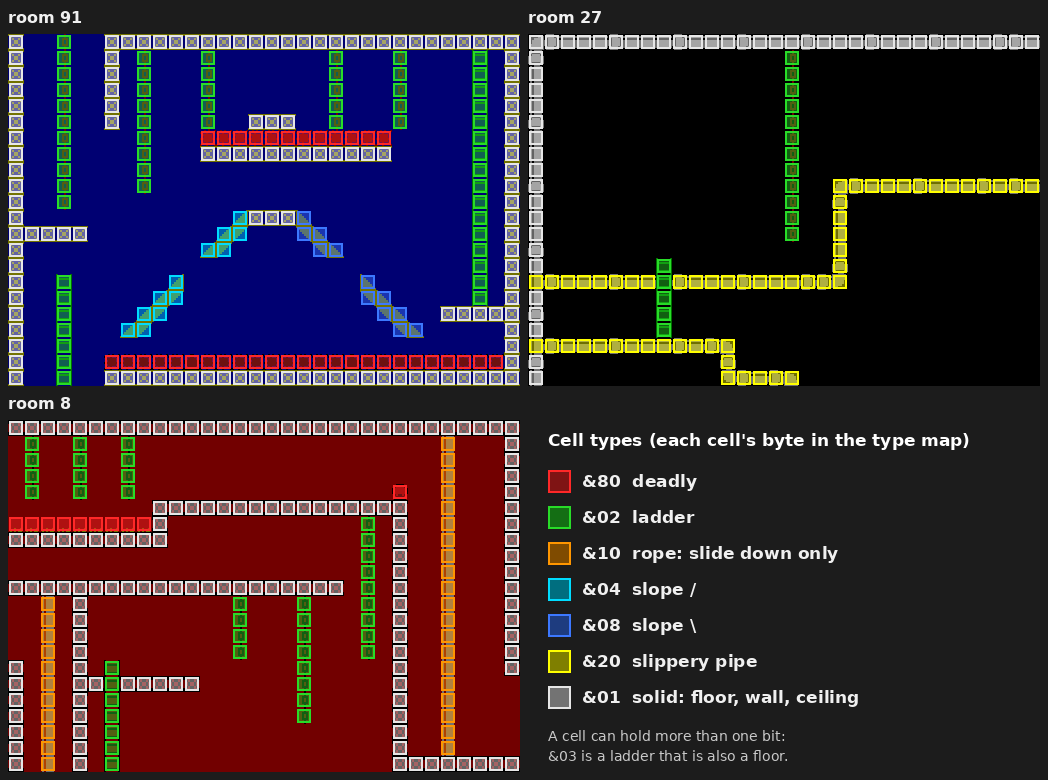
#> input picture docs/images/cell-types.png, 1048 x 780 px, given in place of train_a.png, which was not available
$ python grids.py
#> lines starting #> are read from the running program, lines starting #| are printed output that depends on the picture; pictures that were not available may be replaced by others from this repository, and a replacement may not be noted
### tools/guide/util.py
import os
"""Shared helpers for the guide's images."""
from PIL import Image, ImageDraw, ImageFont

W = os.path.join(os.path.dirname(os.path.abspath(__file__)), "..", "..", "build", "guide")  # work files and images (not committed)
REPO = os.path.join(os.path.dirname(os.path.abspath(__file__)), "..", "..")
X0, Y0 = 368, 264


# [17 lines left out: functions font, mono, not called in this run]


def crop(path, scale=1):
    """A jsbeeb screenshot (1792x1200, 4 screen pixels a BBC pixel and line)
    cut down to the 256x192 picture."""
#> called with scale = 1
    im = Image.open(path).convert("RGB").crop((X0, Y0, X0 + 1024, Y0 + 768))
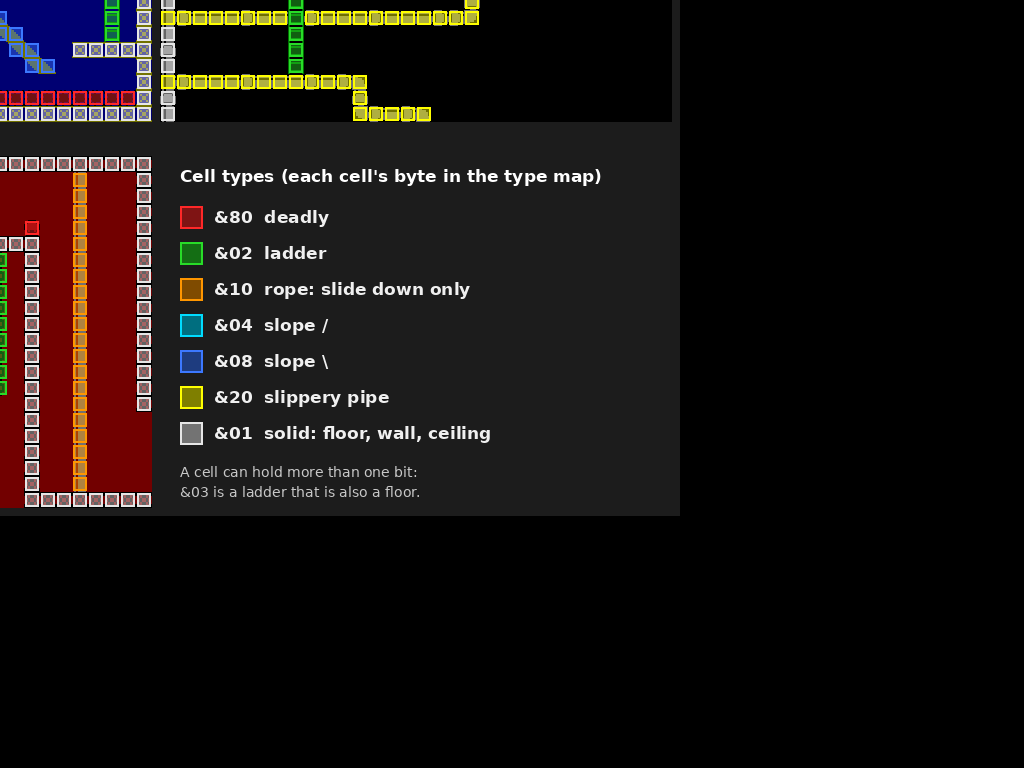
#> im: PIL image 1024x768 RGB; mean R, G, B 23.1, 17.4, 16.1
    px, out = im.load(), Image.new("RGB", (256, 192))
#> out: PIL image 256x192 RGB; every value is 0
    op = out.load()
    for y in range(192):
        for x in range(256):
            op[x, y] = px[4 * x + 1, 4 * y + 1]
    if scale != 1:
        out = out.resize((256 * scale, 192 * scale), Image.NEAREST)
    return out


# [57 lines left out: functions logical, row_maps, render, label, save, not called in this run]

### tools/guide/grids.py
"""Captioned grids of screenshots for the guide."""
from PIL import Image, ImageDraw
from util import W, crop, font, save

SC = f"{W}/work/scenes"
VB = f"{W}/work"


def grid(items, cols, name, scale=2, playfield=False, cap=15):
    """items: (image or path, caption)."""
    ims = []
    for src, text in items:
        im = src if isinstance(src, Image.Image) else crop(src)
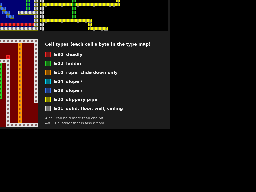
#> im: PIL image 256x192 RGB; mean R, G, B 24.5, 19, 17.2
        if playfield:
            im = im.crop((0, 16, 256, 192))
        im = im.resize((im.width * scale, im.height * scale), Image.NEAREST)
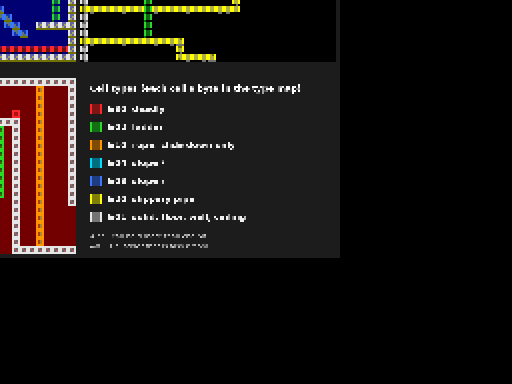
#> im: PIL image 512x384 RGB; mean R, G, B 24.5, 19, 17.2
        ims.append((im, text))
#> pass 2 of the loop in grid, `for src, text in items:`:
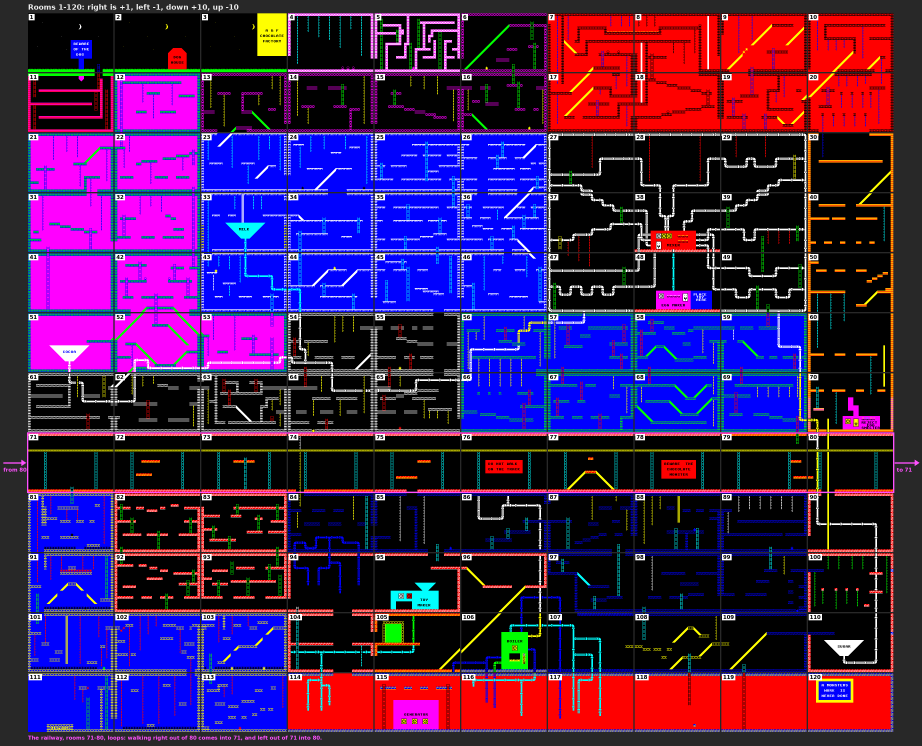
#> input picture docs/images/factory-map.png, 2764 x 2236 px, given in place of pipe_a.png, which was not available (shown at 1/3 size)
#> in grid, `im = src if isinstance(src, Image.Image) else crop(src)`:
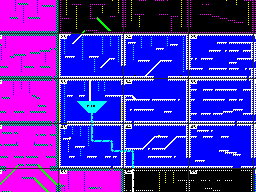
#> im: PIL image 256x192 RGB; mean R, G, B 78.8, 32.8, 195
#> in grid, `im = im.resize((im.width * scale, im.height * scale), Image.NEAREST)`:
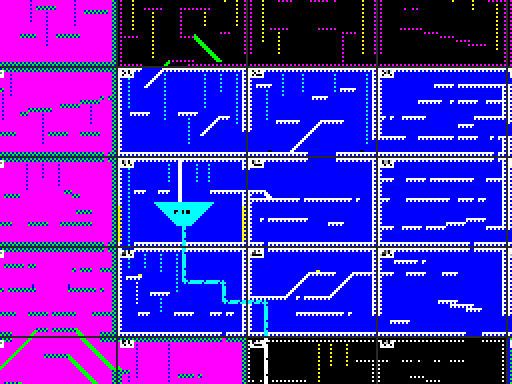
#> im: PIL image 512x384 RGB; mean R, G, B 78.8, 32.8, 195
    w, h = ims[0][0].size
    gap, ch = 6, cap + 14
    rows = (len(ims) + cols - 1) // cols
    out = Image.new("RGB", (cols * w + (cols + 1) * gap, rows * (h + ch) + (rows + 1) * gap - (gap if rows else 0) + gap),
                    (28, 28, 28))
    d = ImageDraw.Draw(out)
    f = font(cap)
    for i, (im, text) in enumerate(ims):
        x = gap + (i % cols) * (w + gap)
        y = gap + (i // cols) * (h + ch + gap)
        out.paste(im, (x, y))
        d.text((x + 2, y + h + 5), text, font=f, fill=(240, 240, 240))
    return save(out, name)


def sc(n):
    return f"{SC}/{n}.png"


def room(r):
    return Image.open(f"{VB}/bbc_{r:03d}.png").convert("RGB")


if __name__ == "__main__":
#> (the run stopped early here; a loop or call above may not have finished)
